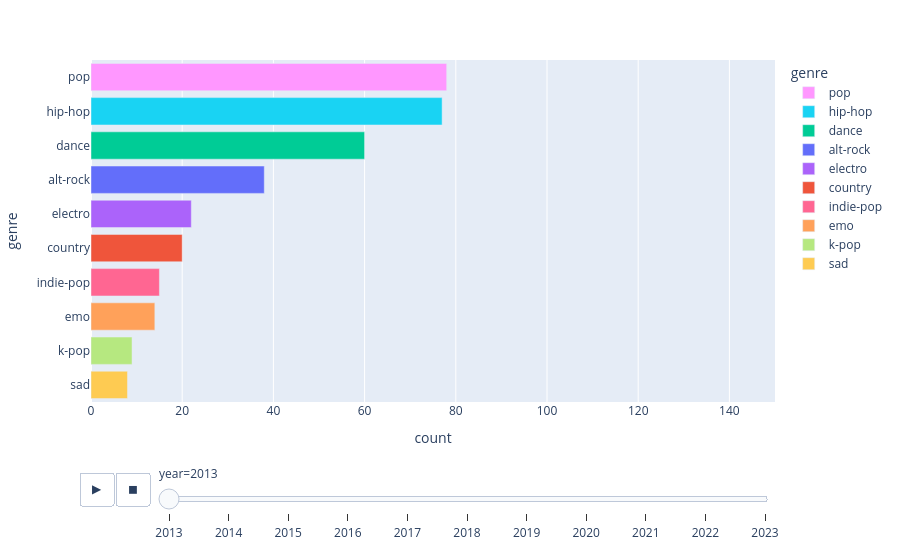

The notebook cell this image was saved under:
### Code cell
TOP_N = 10

genre_counts = data['genre'].value_counts()
top_genres = genre_counts.head(TOP_N).index.tolist()

df_top = data[data['genre'].isin(top_genres)]

# Base group
year_genre_counts = (
    df_top.groupby(['year', 'genre'])
          .size()
          .reset_index(name='count')
)

# FIX FLICKER: Create complete grid of (year × genre)
years = sorted(df_top['year'].unique())
genres = sorted(top_genres)

grid = pd.MultiIndex.from_product([years, genres], names=['year','genre'])
year_genre_complete = pd.DataFrame(index=grid).reset_index()

# Merge original counts
year_genre_complete = year_genre_complete.merge(
    year_genre_counts,
    how='left',
    on=['year','genre']
)

# Fill missing genre/year pairs with 0
year_genre_complete['count'] = year_genre_complete['count'].fillna(0)

# Now sort for animation
df_plot = year_genre_complete.sort_values(['year','count'], ascending=[True,False])

# Stable color map
colors = px.colors.qualitative.Plotly
color_map = {g: colors[i % len(colors)] for i, g in enumerate(genres)}

fig = px.bar(
    df_plot,
    x='count',
    y='genre',
    color='genre',
    color_discrete_map=color_map,
    animation_frame='year',
    animation_group='genre',
    orientation='h',
    range_x=[0, df_plot['count'].max() + 10],
)

fig.update_layout(
    yaxis={'categoryorder': 'total ascending'},
    transition=dict(duration=600, easing='cubic-in-out'),
)

# Smooth slider
for step in fig.layout.sliders[0].steps:
    step['args'][1]['frame']['duration'] = 600
    step['args'][1]['transition']['duration'] = 600

fig.show()

### Figure 1 — Plotly figure (JSON) as saved in the notebook; plotly's stock layout.template omitted (floating-point values rounded to 4 significant figures)
{"data": [{"hovertemplate": "genre=%{y}<br>year=2013<br>count=%{x}<extra></extra>", "ids": ["pop"], "legendgroup": "pop", "marker": {"color": "#FF97FF", "pattern": {"shape": ""}}, "name": "pop", "orientation": "h", "showlegend": true, "textposition": "auto", "type": "bar", "x": [78.0], "xaxis": "x", "y": ["pop"], "yaxis": "y"}, {"hovertemplate": "genre=%{y}<br>year=2013<br>count=%{x}<extra></extra>", "ids": ["hip-hop"], "legendgroup": "hip-hop", "marker": {"color": "#19D3F3", "pattern": {"shape": ""}}, "name": "hip-hop", "orientation": "h", "showlegend": true, "textposition": "auto", "type": "bar", "x": [77.0], "xaxis": "x", "y": ["hip-hop"], "yaxis": "y"}, {"hovertemplate": "genre=%{y}<br>year=2013<br>count=%{x}<extra></extra>", "ids": ["dance"], "legendgroup": "dance", "marker": {"color": "#00CC96", "pattern": {"shape": ""}}, "name": "dance", "orientation": "h", "showlegend": true, "textposition": "auto", "type": "bar", "x": [60.0], "xaxis": "x", "y": ["dance"], "yaxis": "y"}, {"hovertemplate": "genre=%{y}<br>year=2013<br>count=%{x}<extra></extra>", "ids": ["alt-rock"], "legendgroup": "alt-rock", "marker": {"color": "#636EFA", "pattern": {"shape": ""}}, "name": "alt-rock", "orientation": "h", "showlegend": true, "textposition": "auto", "type": "bar", "x": [38.0], "xaxis": "x", "y": ["alt-rock"], "yaxis": "y"}, {"hovertemplate": "genre=%{y}<br>year=2013<br>count=%{x}<extra></extra>", "ids": ["electro"], "legendgroup": "electro", "marker": {"color": "#AB63FA", "pattern": {"shape": ""}}, "name": "electro", "orientation": "h", "showlegend": true, "textposition": "auto", "type": "bar", "x": [22.0], "xaxis": "x", "y": ["electro"], "yaxis": "y"}, {"hovertemplate": "genre=%{y}<br>year=2013<br>count=%{x}<extra></extra>", "ids": ["country"], "legendgroup": "country", "marker": {"color": "#EF553B", "pattern": {"shape": ""}}, "name": "country", "orientation": "h", "showlegend": true, "textposition": "auto", "type": "bar", "x": [20.0], "xaxis": "x", "y": ["country"], "yaxis": "y"}, {"hovertemplate": "genre=%{y}<br>year=2013<br>count=%{x}<extra></extra>", "ids": ["indie-pop"], "legendgroup": "indie-pop", "marker": {"color": "#FF6692", "pattern": {"shape": ""}}, "name": "indie-pop", "orientation": "h", "showlegend": true, "textposition": "auto", "type": "bar", "x": [15.0], "xaxis": "x", "y": ["indie-pop"], "yaxis": "y"}, {"hovertemplate": "genre=%{y}<br>year=2013<br>count=%{x}<extra></extra>", "ids": ["emo"], "legendgroup": "emo", "marker": {"color": "#FFA15A", "pattern": {"shape": ""}}, "name": "emo", "orientation": "h", "showlegend": true, "textposition": "auto", "type": "bar", "x": [14.0], "xaxis": "x", "y": ["emo"], "yaxis": "y"}, {"hovertemplate": "genre=%{y}<br>year=2013<br>count=%{x}<extra></extra>", "ids": ["k-pop"], "legendgroup": "k-pop", "marker": {"color": "#B6E880", "pattern": {"shape": ""}}, "name": "k-pop", "orientation": "h", "showlegend": true, "textposition": "auto", "type": "bar", "x": [9.0], "xaxis": "x", "y": ["k-pop"], "yaxis": "y"}, {"hovertemplate": "genre=%{y}<br>year=2013<br>count=%{x}<extra></extra>", "ids": ["sad"], "legendgroup": "sad", "marker": {"color": "#FECB52", "pattern": {"shape": ""}}, "name": "sad", "orientation": "h", "showlegend": true, "textposition": "auto", "type": "bar", "x": [8.0], "xaxis": "x", "y": ["sad"], "yaxis": "y"}], "layout": {"barmode": "relative", "legend": {"title": {"text": "genre"}, "tracegroupgap": 0}, "margin": {"t": 60}, "sliders": [{"active": 0, "currentvalue": {"prefix": "year="}, "len": 0.9, "pad": {"b": 10, "t": 60}, "steps": [{"args": [["2013"], {"frame": {"duration": 600, "redraw": true}, "fromcurrent": true, "mode": "immediate", "transition": {"duration": 600, "easing": "linear"}}], "label": "2013", "method": "animate"}, {"args": [["2014"], {"frame": {"duration": 600, "redraw": true}, "fromcurrent": true, "mode": "immediate", "transition": {"duration": 600, "easing": "linear"}}], "label": "2014", "method": "animate"}, {"args": [["2015"], {"frame": {"duration": 600, "redraw": true}, "fromcurrent": true, "mode": "immediate", "transition": {"duration": 600, "easing": "linear"}}], "label": "2015", "method": "animate"}, {"args": [["2016"], {"frame": {"duration": 600, "redraw": true}, "fromcurrent": true, "mode": "immediate", "transition": {"duration": 600, "easing": "linear"}}], "label": "2016", "method": "animate"}, {"args": [["2017"], {"frame": {"duration": 600, "redraw": true}, "fromcurrent": true, "mode": "immediate", "transition": {"duration": 600, "easing": "linear"}}], "label": "2017", "method": "animate"}, {"args": [["2018"], {"frame": {"duration": 600, "redraw": true}, "fromcurrent": true, "mode": "immediate", "transition": {"duration": 600, "easing": "linear"}}], "label": "2018", "method": "animate"}, {"args": [["2019"], {"frame": {"duration": 600, "redraw": true}, "fromcurrent": true, "mode": "immediate", "transition": {"duration": 600, "easing": "linear"}}], "label": "2019", "method": "animate"}, {"args": [["2020"], {"frame": {"duration": 600, "redraw": true}, "fromcurrent": true, "mode": "immediate", "transition": {"duration": 600, "easing": "linear"}}], "label": "2020", "method": "animate"}, {"args": [["2021"], {"frame": {"duration": 600, "redraw": true}, "fromcurrent": true, "mode": "immediate", "transition": {"duration": 600, "easing": "linear"}}], "label": "2021", "method": "animate"}, {"args": [["2022"], {"frame": {"duration": 600, "redraw": true}, "fromcurrent": true, "mode": "immediate", "transition": {"duration": 600, "easing": "linear"}}], "label": "2022", "method": "animate"}, {"args": [["2023"], {"frame": {"duration": 600, "redraw": true}, "fromcurrent": true, "mode": "immediate", "transition": {"duration": 600, "easing": "linear"}}], "label": "2023", "method": "animate"}], "x": 0.1, "xanchor": "left", "y": 0, "yanchor": "top"}], "transition": {"duration": 600, "easing": "cubic-in-out"}, "updatemenus": [{"buttons": [{"args": [null, {"frame": {"duration": 500, "redraw": true}, "fromcurrent": true, "mode": "immediate", "transition": {"duration": 500, "easing": "linear"}}], "label": "&#9654;", "method": "animate"}, {"args": [[null], {"frame": {"duration": 0, "redraw": true}, "fromcurrent": true, "mode": "immediate", "transition": {"duration": 0, "easing": "linear"}}], "label": "&#9724;", "method": "animate"}], "direction": "left", "pad": {"r": 10, "t": 70}, "showactive": false, "type": "buttons", "x": 0.1, "xanchor": "right", "y": 0, "yanchor": "top"}], "xaxis": {"anchor": "y", "domain": [0, 1], "range": [0, 150], "title": {"text": "count"}}, "yaxis": {"anchor": "x", "categoryarray": ["sad", "k-pop", "emo", "indie-pop", "country", "electro", "alt-rock", "dance", "hip-hop", "pop"], "categoryorder": "total ascending", "domain": [0, 1], "title": {"text": "genre"}}}}
